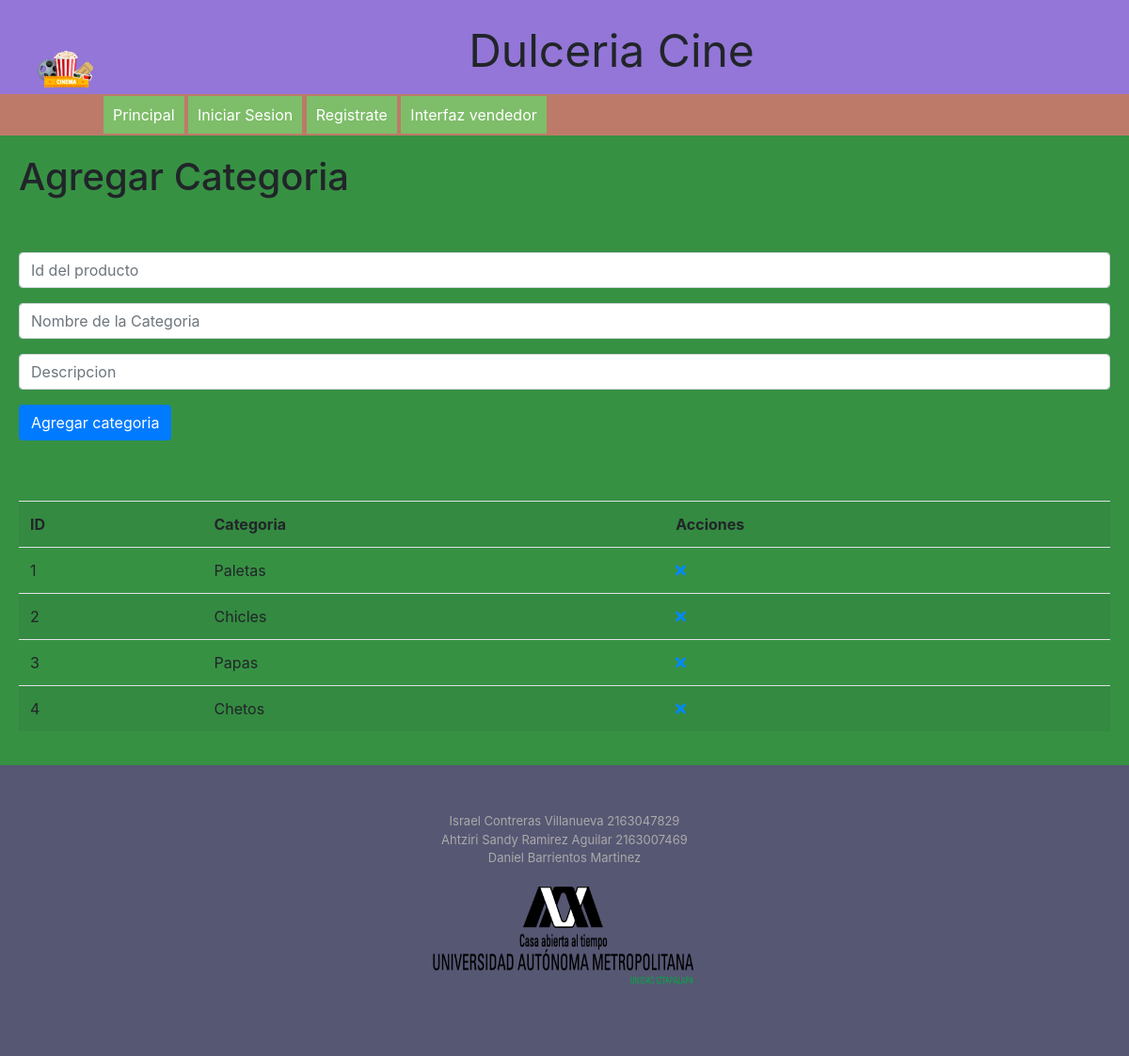
/?p=agregar_categoria (signed in), run on an earlier commit of the app's database.
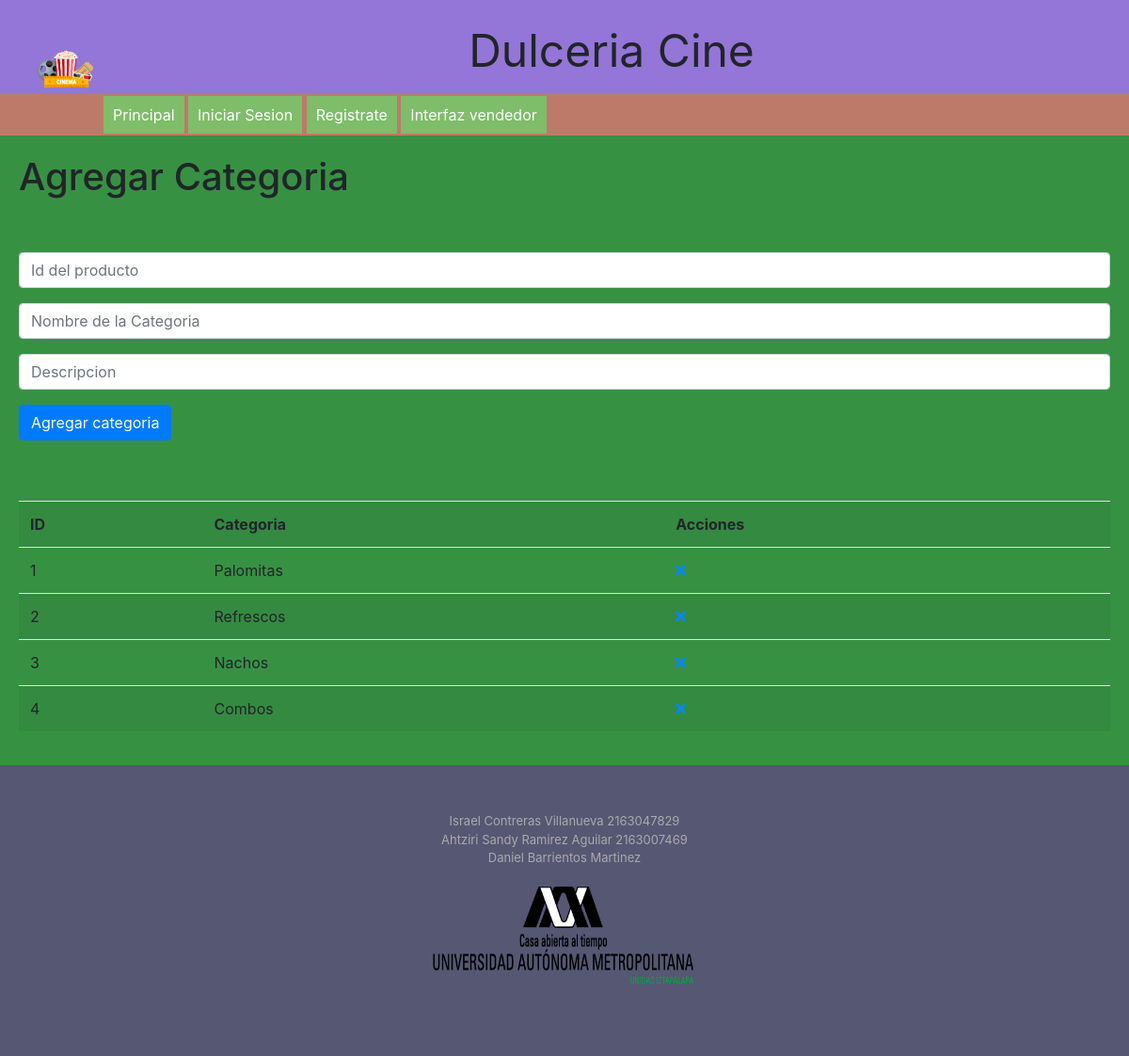
And on a later commit of the database.
### tables this page shows
CREATE TABLE `categorias` (
  `IdCategoria` int(11) NOT NULL,
  `NombreCategoria` varchar(45) NOT NULL,
  `Descripcion` varchar(45) NOT NULL
);

### paginas/agregar_categoria.php (the view, shortened to what this page needs)
<h1>Agregar Categoria</h1><br><br>
<form method="post" action="">
	<div class="form-group">
	    <input type="text" class="form-control" name="id" placeholder="Id del producto"/>
	</div>
	<div class="form-group">
		<input type="text" class="form-control" name="categoria" placeholder="Nombre de la Categoria"/>
	</div>
	<div class="form-group">
	    <input type="text" class="form-control" name="descripcion" placeholder="Descripcion"/>
	</div>
	<div class="form-group">
		<input type="submit" class="btn btn-primary" name="enviar" value="Agregar categoria"/>
	</div>
</form><br>
<br>
<table class="table table-striped">
	<tr>
		<th>ID</th>
		<th>Categoria</th>
		<th>Acciones</th>
	</tr>
	<?php
	$q = mysqli_query($enlace,"SELECT * FROM categorias ORDER BY IdCategoria ASC");
	while($r=mysqli_fetch_array($q)){
		?>
			<tr>
				<td><?=$r['IdCategoria']?></td>
				<td><?=$r['NombreCategoria']?>
				<td>
					<a  style="color:#08f" href="?p=agregar_categoria&eliminar=<?=$r['IdCategoria']?>"><i class="fa fa-times"></i></a>
				</td>
			</tr>
		<?php
	}
	?>
</table>

What changed in the data, as far as the page shows it:
changed categorias id 1: NombreCategoria "Paletas" → "Palomitas"
changed categorias id 2: NombreCategoria "Chicles" → "Refrescos"
changed categorias id 3: NombreCategoria "Papas" → "Nachos"
changed categorias id 4: NombreCategoria "Chetos" → "Combos"
